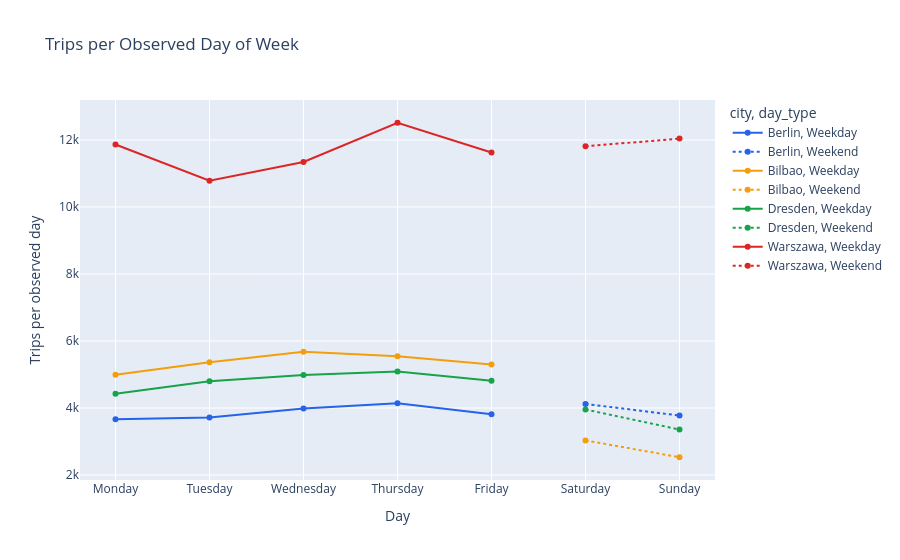

The notebook cell this image was saved under:
### Markdown cell above
## 7. Weekday vs weekend

### Code cell
fig = px.line(weekday.sort_values(["city", "day_of_week"]), x="day_name", y="trips_per_active_day", color="city", markers=True, line_dash="day_type", color_discrete_map=CITY_COLORS, title="Trips per Observed Day of Week", labels={"day_name": "Day", "trips_per_active_day": "Trips per observed day"})
fig.show()
day_type = weekday.groupby(["city", "day_type"], as_index=False).agg({"trips": "sum", "active_days": "sum"})
day_type["trips_per_active_day"] = day_type["trips"] / day_type["active_days"]
display(day_type.style.format({"trips": "{:,.0f}", "trips_per_active_day": "{:,.0f}"}))

### Figure 1 — Plotly figure (JSON) as saved in the notebook; plotly's stock layout.template omitted (floating-point values rounded to 4 significant figures)
{"data": [{"hovertemplate": "city=Berlin<br>day_type=Weekday<br>Day=%{x}<br>Trips per observed day=%{y}<extra></extra>", "legendgroup": "Berlin, Weekday", "line": {"color": "#2563EB", "dash": "solid"}, "marker": {"symbol": "circle"}, "mode": "lines+markers", "name": "Berlin, Weekday", "orientation": "v", "showlegend": true, "type": "scatter", "x": ["Monday", "Tuesday", "Wednesday", "Thursday", "Friday"], "xaxis": "x", "y": [3662.0, 3714.0, 3985.0, 4140.0, 3816.0], "yaxis": "y"}, {"hovertemplate": "city=Berlin<br>day_type=Weekend<br>Day=%{x}<br>Trips per observed day=%{y}<extra></extra>", "legendgroup": "Berlin, Weekend", "line": {"color": "#2563EB", "dash": "dot"}, "marker": {"symbol": "circle"}, "mode": "lines+markers", "name": "Berlin, Weekend", "orientation": "v", "showlegend": true, "type": "scatter", "x": ["Saturday", "Sunday"], "xaxis": "x", "y": [4122.0, 3775.0], "yaxis": "y"}, {"hovertemplate": "city=Bilbao<br>day_type=Weekday<br>Day=%{x}<br>Trips per observed day=%{y}<extra></extra>", "legendgroup": "Bilbao, Weekday", "line": {"color": "#F59E0B", "dash": "solid"}, "marker": {"symbol": "circle"}, "mode": "lines+markers", "name": "Bilbao, Weekday", "orientation": "v", "showlegend": true, "type": "scatter", "x": ["Monday", "Tuesday", "Wednesday", "Thursday", "Friday"], "xaxis": "x", "y": [4989.0, 5368.0, 5677.0, 5542.0, 5296.0], "yaxis": "y"}, {"hovertemplate": "city=Bilbao<br>day_type=Weekend<br>Day=%{x}<br>Trips per observed day=%{y}<extra></extra>", "legendgroup": "Bilbao, Weekend", "line": {"color": "#F59E0B", "dash": "dot"}, "marker": {"symbol": "circle"}, "mode": "lines+markers", "name": "Bilbao, Weekend", "orientation": "v", "showlegend": true, "type": "scatter", "x": ["Saturday", "Sunday"], "xaxis": "x", "y": [3033.0, 2530.0], "yaxis": "y"}, {"hovertemplate": "city=Dresden<br>day_type=Weekday<br>Day=%{x}<br>Trips per observed day=%{y}<extra></extra>", "legendgroup": "Dresden, Weekday", "line": {"color": "#16A34A", "dash": "solid"}, "marker": {"symbol": "circle"}, "mode": "lines+markers", "name": "Dresden, Weekday", "orientation": "v", "showlegend": true, "type": "scatter", "x": ["Monday", "Tuesday", "Wednesday", "Thursday", "Friday"], "xaxis": "x", "y": [4425.0, 4798.0, 4985.0, 5093.0, 4812.0], "yaxis": "y"}, {"hovertemplate": "city=Dresden<br>day_type=Weekend<br>Day=%{x}<br>Trips per observed day=%{y}<extra></extra>", "legendgroup": "Dresden, Weekend", "line": {"color": "#16A34A", "dash": "dot"}, "marker": {"symbol": "circle"}, "mode": "lines+markers", "name": "Dresden, Weekend", "orientation": "v", "showlegend": true, "type": "scatter", "x": ["Saturday", "Sunday"], "xaxis": "x", "y": [3956.0, 3357.0], "yaxis": "y"}, {"hovertemplate": "city=Warszawa<br>day_type=Weekday<br>Day=%{x}<br>Trips per observed day=%{y}<extra></extra>", "legendgroup": "Warszawa, Weekday", "line": {"color": "#DC2626", "dash": "solid"}, "marker": {"symbol": "circle"}, "mode": "lines+markers", "name": "Warszawa, Weekday", "orientation": "v", "showlegend": true, "type": "scatter", "x": ["Monday", "Tuesday", "Wednesday", "Thursday", "Friday"], "xaxis": "x", "y": [11870.0, 10780.0, 11340.0, 12510.0, 11630.0], "yaxis": "y"}, {"hovertemplate": "city=Warszawa<br>day_type=Weekend<br>Day=%{x}<br>Trips per observed day=%{y}<extra></extra>", "legendgroup": "Warszawa, Weekend", "line": {"color": "#DC2626", "dash": "dot"}, "marker": {"symbol": "circle"}, "mode": "lines+markers", "name": "Warszawa, Weekend", "orientation": "v", "showlegend": true, "type": "scatter", "x": ["Saturday", "Sunday"], "xaxis": "x", "y": [11810.0, 12040.0], "yaxis": "y"}], "layout": {"legend": {"title": {"text": "city, day_type"}, "tracegroupgap": 0}, "title": {"text": "Trips per Observed Day of Week"}, "xaxis": {"anchor": "y", "domain": [0.0, 1.0], "title": {"text": "Day"}}, "yaxis": {"anchor": "x", "domain": [0.0, 1.0], "title": {"text": "Trips per observed day"}}}}
